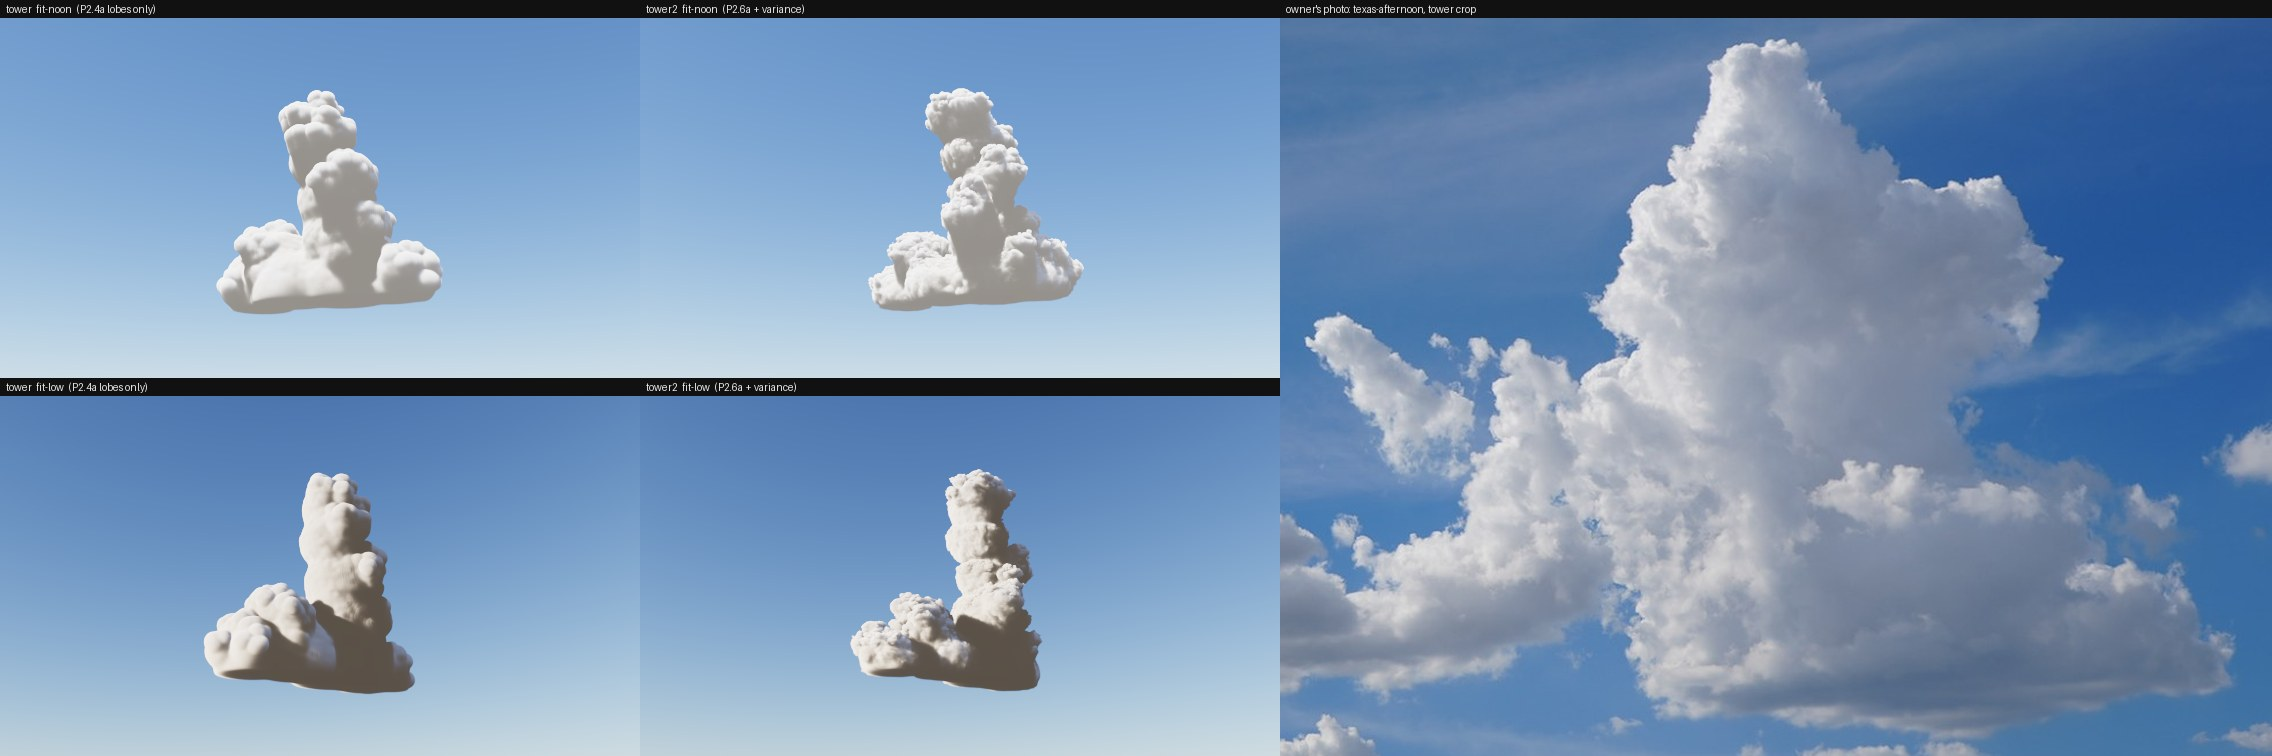

The Python source for this figure:
# P2.6a sheet: rows noon / low; columns tower (P2.4a) | tower2 (P2.6a variance) | owner's photo (texas-afternoon, the P2.4a tower crop). Run from the repo root.
import sys
from PIL import Image, ImageDraw
D = 'work/captures/P2-6a/'
PHOTO = sys.argv[1] if len(sys.argv) > 1 else '/Users/dex/Developer/WebGPUClouds/artifacts/research/cloud-photos/_targets/texas-afternoon.jpg'
L, W, H = 18, 640, 360
sheet = Image.new('RGB', (2 * W + 8 + 0, 2 * (L + H)), (17, 17, 17))
photo = Image.open(PHOTO).convert('RGB').crop((1060, 470, 1920, 1110))
ph = 2 * (L + H) - L
pw = round(photo.width * ph / photo.height)
sheet = Image.new('RGB', (2 * W + pw, 2 * (L + H)), (17, 17, 17))
d = ImageDraw.Draw(sheet)
for r, view in enumerate(['fit-noon', 'fit-low']):
    for c, cloud in enumerate(['tower', 'tower2']):
        x, y = c * W, r * (L + H)
        d.text((x + 6, y + 3), f'{cloud}  {view}' + ('  (P2.4a lobes only)' if cloud == 'tower' else '  (P2.6a + variance)'), fill=(230, 230, 230))
        sheet.paste(Image.open(f'{D}{cloud}/{view}.png').convert('RGB').resize((W, H)), (x, y + L))
d.text((2 * W + 6, 3), "owner's photo: texas-afternoon, tower crop", fill=(230, 230, 230))
sheet.paste(photo.resize((pw, ph), Image.LANCZOS), (2 * W, L))
sheet.save(D + 'sheet.jpg', quality=88)
